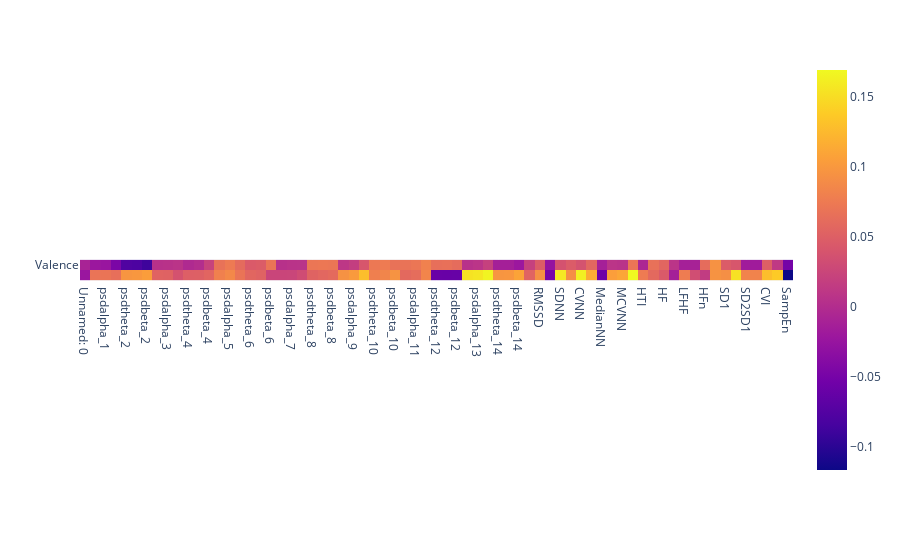

This figure's notebook cell:
### Code cell
Valence=All_Features['Valence'].values
Arousal=All_Features['Arousal'].values
Pearson_R=np.empty((2,Nf-4))
p_values=np.empty((2,Nf-4))
for f in range(0,Nf-4):
    if not(All_Features.iloc[:,f].dtype==np.object):
        Pearson_R[0,f], p_values[0,f] = sp.stats.pearsonr(Valence,All_Features.iloc[:,f].values)
        Pearson_R[1,f], p_values[1,f] = sp.stats.pearsonr(Arousal,All_Features.iloc[:,f].values)

heatmap_Pearson_R = px.imshow(Pearson_R,
                y=['Valence','Arousal'],
                x=All_Features.columns[0:Nf-4]#[str('f'+str(j+1)) for j in range(0,Nf-4)]
                )
#heatmap_Pearson_R.update_xaxes(side="top")
heatmap_Pearson_R.show()

### Figure 1 — Plotly figure (JSON) as saved in the notebook; plotly's stock layout.template omitted (floating-point values rounded to 4 significant figures; data arrays with more than 128 entries replaced by an {"elided": "..."} marker saying what was removed)
{"data": [{"coloraxis": "coloraxis", "hovertemplate": "x: %{x}<br>y: %{y}<br>color: %{z}<extra></extra>", "type": "heatmap", "x": ["Unnamed: 0", "psdtheta_1", "psdalpha_1", "psdbeta_1", "psdtheta_2", "psdalpha_2", "psdbeta_2", "psdtheta_3", "psdalpha_3", "psdbeta_3", "psdtheta_4", "psdalpha_4", "psdbeta_4", "psdtheta_5", "psdalpha_5", "psdbeta_5", "psdtheta_6", "psdalpha_6", "psdbeta_6", "psdtheta_7", "psdalpha_7", "psdbeta_7", "psdtheta_8", "psdalpha_8", "psdbeta_8", "psdtheta_9", "psdalpha_9", "psdbeta_9", "psdtheta_10", "psdalpha_10", "psdbeta_10", "psdtheta_11", "psdalpha_11", "psdbeta_11", "psdtheta_12", "psdalpha_12", "psdbeta_12", "psdtheta_13", "psdalpha_13", "psdbeta_13", "psdtheta_14", "psdalpha_14", "psdbeta_14", "Rate_Mean", "RMSSD", "MeanNN", "SDNN", "SDSD", "CVNN", "CVSD", "MedianNN", "MadNN", "MCVNN", "TINN", "HTI", "LF", "HF", "VHF", "LFHF", "LFn", "HFn", "LnHF", "SD1", "SD2", "SD2SD1", "CSI", "CVI", "CSI_Modified", "SampEn"], "y": ["Valence", "Arousal"], "z": {"elided": "2x69 float values"}}], "layout": {"coloraxis": {"colorscale": [[0, "#0d0887"], [0.1111, "#46039f"], [0.2222, "#7201a8"], [0.3333, "#9c179e"], [0.4444, "#bd3786"], [0.5556, "#d8576b"], [0.6667, "#ed7953"], [0.7778, "#fb9f3a"], [0.8889, "#fdca26"], [1, "#f0f921"]]}, "margin": {"t": 60}, "xaxis": {"constrain": "domain", "scaleanchor": "y"}, "yaxis": {"autorange": "reversed", "constrain": "domain"}}}
